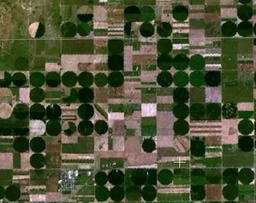
#> input picture images/round_farms.jpg, 256 x 203 px, shrunk from 828 x 658 before the run
$ python houghTransformCircles.py
#> lines starting #> are read from the running program, lines starting #| are printed output that depends on the picture
import cv2
import numpy as np
import matplotlib.pyplot as plt

image = cv2.imread('./images/round_farms.jpg')
#> image is the input picture: shape (203, 256, 3); mean B, G, R 53.7, 81.1, 76.2
imageCopy = np.copy(image)

imageCopy = cv2.cvtColor(imageCopy, cv2.COLOR_BGR2RGB)

plt.imshow(imageCopy)

gray = cv2.cvtColor(imageCopy, cv2.COLOR_RGB2GRAY)
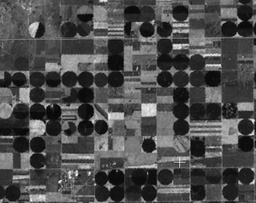
#> gray: shape (203, 256); min 2, max 253, mean 76.5
gray_blur = cv2.GaussianBlur(gray, (3, 3), 0)
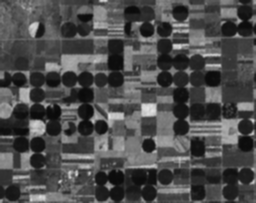
#> gray_blur: shape (203, 256); min 8, max 226, mean 76.6

# for drawing circles on
circles_im = np.copy(image)

minDist = 45
minRadius = 20
maxRadius = 40
param1 = 70
param2 = 11

circles = cv2.HoughCircles(gray_blur, cv2.HOUGH_GRADIENT, 1, minDist, param1, param2, minRadius, maxRadius)
#> circles = 27 rows, first 8: [105.5, 99.5, 99.4], [160.5, 97.5, 88.7], [70.5, 68.5, 69.5], [125.5, 142.5, 64.6], [68.5, 125.5, 71.8], [112.5, 11.5, 107.8], [184.5, 58.5, 61.8], [143.5, 194.5, 110.7]

# convert circles into expected type
circles = np.uint16(np.around(circles))
#> circles = 27 rows, first 8: [106, 100, 99], [160, 98, 89], [70, 68, 70], [126, 142, 65], [68, 126, 72], [112, 12, 108], [184, 58, 62], [144, 194, 111]
# draw each one
for i in circles[0, :]:
    # draw the outer circle
    cv2.circle(circles_im, (i[0], i[1]), i[2], (0, 255, 0), 2)
    # draw the center of the circle
    cv2.circle(circles_im, (i[0], i[1]), 2, (0, 0, 255), 3)
#> this loop made 27 passes
#> i on passes 1 to 12: [106, 100, 99], [160, 98, 89], [70, 68, 70], [126, 142, 65], [68, 126, 72], [112, 12, 108], [184, 58, 62], [144, 194, 111], [170, 142, 58], [26, 98, 91], [238, 86, 82], [124, 56, 56]
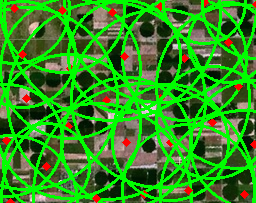
#> circles_im: shape (203, 256, 3); mean B, G, R 32.5, 141.7, 50.7

plt.imshow(circles_im)

f, (ax1, ax2) = plt.subplots(1,2, figsize=(15,15))

ax1.set_title('Original')
ax1.imshow(gray_blur, cmap='gray')

ax2.set_title('With Circles (Hough Transformed)')
ax2.imshow(circles_im, cmap='gray')
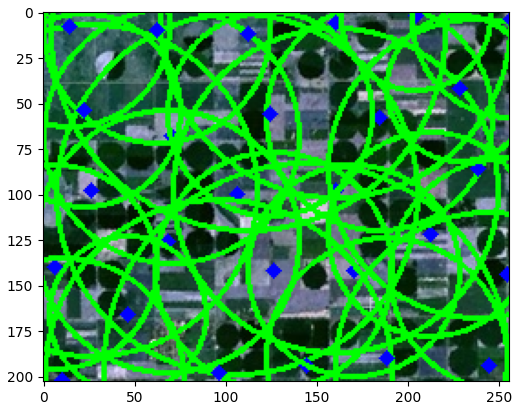
#> figure drawn by matplotlib, 1 panel; B, G, R data is drawn as R, G, B
#> figure, not shown here; B, G, R data is drawn as R, G, B

$ run again, with images/birds.jpg copied over images/round_farms.jpg
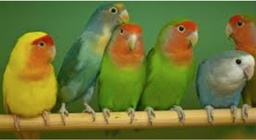
#> input picture images/birds.jpg, 256 x 140 px, shrunk from 726 x 396 before the run
#> image is the input picture: shape (140, 256, 3); mean B, G, R 52, 118.1, 110.9
#> `gray_blur = cv2.GaussianBlur(gray, (3, 3), 0)`:
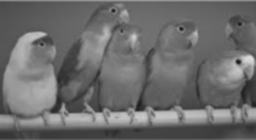
#> gray_blur: shape (140, 256); min 27, max 218, mean 108.1
#> `circles = cv2.HoughCircles(gray_blur, cv2.HOUGH_GRADIENT, 1, minDist, ..`: circles = 16 rows, first 8: [136.5, 69.5, 68.9], [181.5, 53.5, 73.2], [84.5, 63.5, 62.7], [127.5, 138.5, 108.6], [144.5, 3.5, 107.3], [45.5, 86.5, 43.8], [238.5, 131.5, 130.8], [172.5, 107.5, 60.3]
#> `circles = np.uint16(np.around(circles))`: circles = 16 rows, first 8: [136, 70, 69], [182, 54, 73], [84, 64, 63], [128, 138, 109], [144, 4, 107], [46, 86, 44], [238, 132, 131], [172, 108, 60]
#> the loop `for i in circles[0, :]:` made 16 passes
#> `ax2.imshow(circles_im, cmap='gray')`:
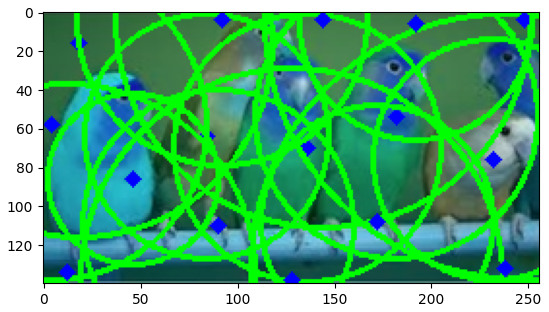
#> figure drawn by matplotlib, 1 panel; B, G, R data is drawn as R, G, B

$ run again, with images/brain_MR.jpg copied over images/round_farms.jpg
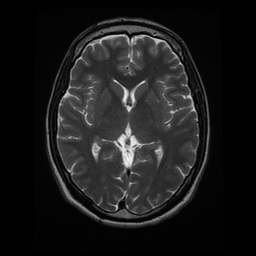
#> input picture images/brain_MR.jpg, 256 x 256 px, shrunk from 512 x 512 before the run
#> image is the input picture: shape (256, 256, 3); min 0, max 247, mean 26.9
#> `circles = cv2.HoughCircles(gray_blur, cv2.HOUGH_GRADIENT, 1, minDist, ..`: circles = 26 rows, first 8: [128.5, 148.5, 73.5], [127.5, 103.5, 78.5], [207.5, 232.5, 174.9], [156.5, 185.5, 66.1], [138.5, 57.5, 51.2], [83.5, 129.5, 51.2], [171.5, 121.5, 50.8], [82.5, 188.5, 64.1]
#> `circles = np.uint16(np.around(circles))`: circles = 26 rows, first 8: [128, 148, 74], [128, 104, 78], [208, 232, 175], [156, 186, 66], [138, 58, 51], [84, 130, 51], [172, 122, 51], [82, 188, 64]
#> the loop `for i in circles[0, :]:` made 26 passes
#> after the loop `for i in circles[0, :]:`:
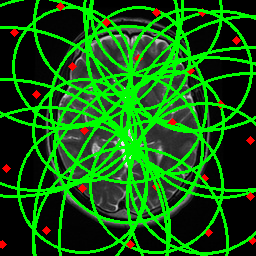
#> circles_im: shape (256, 256, 3); mean B, G, R 14.6, 92.8, 17.9
#> `ax2.imshow(circles_im, cmap='gray')`:
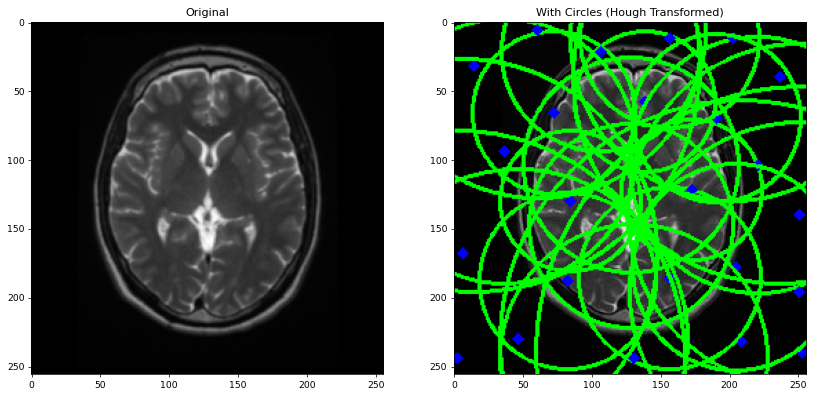
#> figure drawn by matplotlib, 2 panels; B, G, R data is drawn as R, G, B
